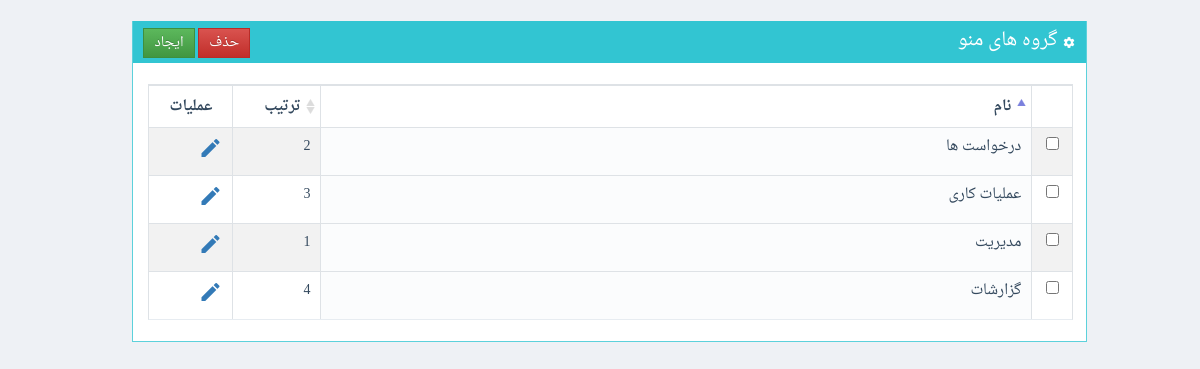
The app's page /www/sadaf/ManageSystemFacilityGroups.php (signed in) with its own data.
### tables this page shows
CREATE TABLE  `SystemFacilityGroups` (
  `GroupID` int(11) NOT NULL AUTO_INCREMENT,
  `GroupName` varchar(145) DEFAULT NULL,
  `OrderNo` int(11) DEFAULT NULL,
  PRIMARY KEY (`GroupID`)
);

### www/shares/pdodb.class.php (called while the page is built, shortened)
<?php
class pdodb {
  private $pass ;
  private $dsn;
  private $pdo;
  static  $pdoinstance = false;
  private function __construct($_host = "", $_user = "", $_pass = "", $_default_db = "",$_driver="",$debug=self::DEBUG_MODE) {
    $this->dsn = "mysql:dbname=$_default_db;host=$_host";
  }
  public static function getInstance($_host = "", $_user = "", $_pass = "", $_default_db = "",$_driver="") {
    if ("" == $_driver)      $_driver = sys_config::$db_server['driver'];
    if ("" == $_host)        $_host = sys_config::$db_server['host'];
    if ("" == $_user)        $_user = sys_config::$db_server['user'];
    if ("" == $_pass)        $_pass = sys_config::$db_server['pass'];
    if ("" == $_default_db)  $_default_db = sys_config::$db_server['database'];
    if (!@pdodb::$pdoinstance[$_host.$_user.$_default_db]) {
      pdodb::$pdoinstance[$_host.$_user.$_default_db] = new pdodb($_host,$_user,$_pass,$_default_db,$_driver);
    }
    return pdodb::$pdoinstance[$_host.$_user.$_default_db];
  }
  private function connect($_driver = "", $_host = "", $_user = "", $_pass = "", $_default_db = "",$debug=self::DEBUG_MODE) {
    try{
      if ("" == $_pass)       $_pass = $this->pass;
      $this->pdo = new pdo($this->dsn , $_user , $_pass, array(PDO::MYSQL_ATTR_INIT_COMMAND =>  "SET NAMES utf8") );
      return $this->pdo;
    }
    catch (PDOException $e) {
      print (self::PDO_CONNECTION_ERROR);
      print ($e->getMessage());
      if ($debug) $this->backtrace();
      exit();
    }
  }
  function Execute($sqlstr,$fetch_mode=PDO::FETCH_ASSOC,$debug=self::DEBUG_MODE) {
    $trans = array(self::ARABIC_YA => self::PERSIAN_YA , self::ARABIC_KAF => self::PERSIAN_KAF);
    $this->statement = $this->pdo->query(strtr($sqlstr,$trans));
    $error_info = $this->pdo->errorInfo();
    return $this->statement;
  }
}
?>

### www/sadaf/classes/SystemFacilityGroups.class.php (called while the page is built, shortened)
<?php
class manage_SystemFacilityGroups
{
	static function GetList()
	{
		$mysql = pdodb::getInstance();
		$k=0;
		$ret = array();
		$query = "select SystemFacilityGroups.GroupID
				,SystemFacilityGroups.GroupName
				,SystemFacilityGroups.OrderNo from sadaf.SystemFacilityGroups  ";
		$res = $mysql->Execute($query);
		while($rec=$res->fetch())
		{
			$ret[$k] = new be_SystemFacilityGroups();
			$ret[$k]->GroupID=$rec["GroupID"];
			$ret[$k]->GroupName=$rec["GroupName"];
			$ret[$k]->OrderNo=$rec["OrderNo"];
			$k++;
		}
		return $ret;
	}
}
?>

### www/sadaf/ManageSystemFacilityGroups.php (the view, shortened to what this page needs)
<?php
include("classes/SystemFacilityGroups.class.php");
?>
<form method="post" id="f1" name="f1" >
<div class="container-fluid">
</form>
<?php
$res = manage_SystemFacilityGroups::GetList();
?>
<br>
<div class="row">
<div class="col-1" ></div>
<div class="col-10">
	<div class="portlet box green">
		<div class="portlet-title">
			<div class="actions">
				<input type="button" class="btn btn-success btn-sm" onclick="javascript: ResetForm(); $('#DataEntryForm').modal();" value="ایجاد">
				<input type="button" class="btn btn-danger btn-sm" data-toggle="confirmation"
					data-btn-ok-label="بلی"
					data-btn-ok-class="btn-success"
				data-btn-ok-icon-class="material-icons" data-btn-ok-icon-content="check"
				data-btn-cancel-label="خیر" data-btn-cancel-class="btn-danger"
				data-btn-cancel-icon-class="material-icons" data-btn-cancel-icon-content="close"
				data-title="آیا مطمئن هستید؟" data-content=""
				value="حذف">
			</div>
			<div class="caption">
			<i class="material-icons">settings</i>
				گروه های منو
			</div>
		</div>
		<div class="portlet-body">
			<form id="ListForm" name="ListForm" method="post">
			<table class="table table-striped table-bordered table-hover table-checkable order-column" id="FacilityGroupList">
			<thead>
				<th >&nbsp;</th>
				<th > نام </th>
				<th > ترتیب </th>
				<th > عملیات </th>
			</thead>
			<tbody>
			<?
			for($k=0; $k<count($res); $k++)
			{
				echo "<tr>";
				echo "<td>";
				echo "<input type=\"checkbox\" name=\"ch_".$res[$k]->GroupID."\">";
				echo "</td>";
				echo "	<td>".htmlentities($res[$k]->GroupName, ENT_QUOTES, 'UTF-8')."</td>";
				echo "	<td>".htmlentities($res[$k]->OrderNo, ENT_QUOTES, 'UTF-8')."</td>";
				echo "	<td>";
				echo "<a href='javascript: SetRecordForUpdate(".$res[$k]->GroupID.")'>";
				echo "<i class='material-icons'>edit</i>";
				echo "</a>";
				echo "</td>";
				echo "</tr>";
			}
			?>
			</tbody>
			</table>
		</div>
	</div>
</div>
<div class="col-1" ></div>
</div>
</html>

### www/sadaf/css/plugins-rtl.css (style rules this page uses)
.table-checkable tr > th:first-child, .table-checkable tr > td:first-child { text-align: center; max-width: 50px; min-width: 40px; padding-right: 0; padding-left: 0; }
table.dataTable thead th, table.dataTable thead td { padding: 10px 20px; border-bottom: 2px solid #e7ecf1; outline: none !important; }
table.dataTable.no-footer { border-bottom-color: #e7ecf1; }
table.dataTable td.sorting_1, table.dataTable td.sorting_2, table.dataTable td.sorting_3, table.dataTable th.sorting_1, table.dataTable th.sorting_2, table.dataTable th.sorting_3 { background: #fbfcfd !important; }
table.dataTable thead .sorting, table.dataTable thead .sorting_asc, table.dataTable thead .sorting_desc, table.dataTable thead .sorting_asc_disabled, table.dataTable thead .sorting_desc_disabled { cursor: pointer; }
table.dataTable thead .sorting:after, table.dataTable thead .sorting_asc:after, table.dataTable thead .sorting_desc:after, table.dataTable thead .sorting_asc_disabled:after, table.dataTable thead .sorting_desc_disabled:after { display: none; }
table.dataTable thead .sorting { background: url("../images/sort_both.png") no-repeat center right; }
table.dataTable thead .sorting_asc { background: url("../images/sort_asc.png") no-repeat center right; }

### www/sadaf/css/lab.css (style rules this page uses)
* { font-family:DroidNaskh,verdana,tahoma }
.material-icons { font-family: 'Material Icons'; font-weight: normal; font-style: normal; font-size: 24px; line-height: 1; letter-spacing: normal; text-transform: none; display: inline-block; white-space: nowrap; word-wrap: normal; direction: ltr; -moz-font-feature-settings: 'liga'; -moz-osx-font-smoothing: grayscale; }
table { direction: rtl; }
.page-content { background: #eef1f5; margin-right: 0px; margin-left: 19px; margin-top: 0px; margin-bottom: 0px; }

### records on screen
systemfacilitygroups: GroupName "مدیریت", OrderNo "1"
systemfacilitygroups: GroupName "عملیات کاری", OrderNo "3"
systemfacilitygroups: GroupName "گزارشات", OrderNo "4"
systemfacilitygroups: GroupName "درخواست ها", OrderNo "2"
